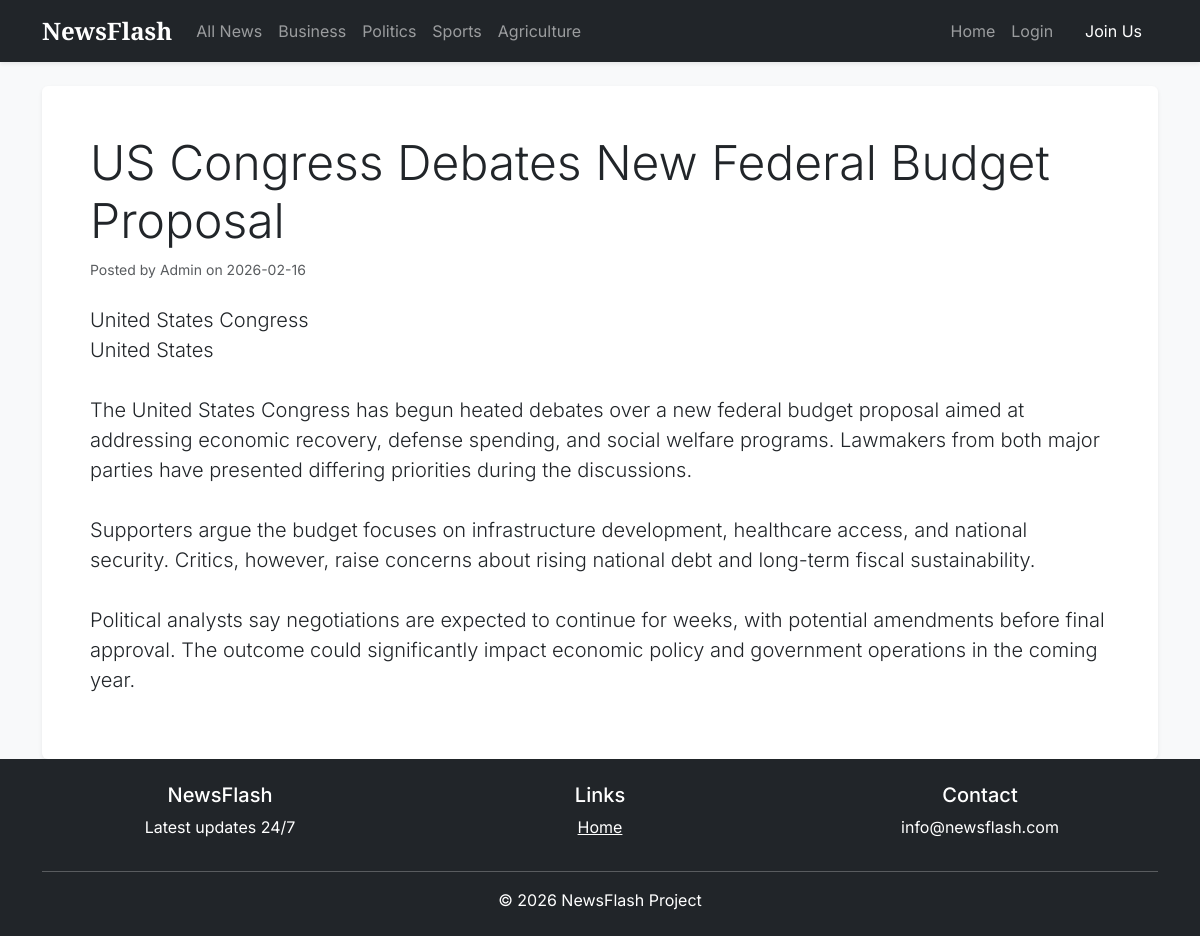
Screenshot of /post/3 with the database file from the repository.
### app/models.py (models this page shows, shortened)
class Post(db.Model):
    id = db.Column(db.Integer, primary_key=True)
    title = db.Column(db.String(100), nullable=False)
    date_posted = db.Column(db.DateTime, nullable=False, default=datetime.utcnow)
    content = db.Column(db.Text, nullable=False)
    user_id = db.Column(db.Integer, db.ForeignKey('user.id'), nullable=False)
    category_id = db.Column(db.Integer, db.ForeignKey('category.id'), nullable=False)
    is_trending = db.Column(db.Boolean, default=False)

class User(db.Model, UserMixin):
    id = db.Column(db.Integer, primary_key=True)
    username = db.Column(db.String(20), unique=True, nullable=False)
    email = db.Column(db.String(120), unique=True, nullable=False)
    password = db.Column(db.String(60), nullable=False)
    is_admin = db.Column(db.Boolean, default=False)
    posts = db.relationship('Post', backref='author', lazy=True)

### app/routes.py (the view)
@main_bp.route("/post/<int:post_id>")
def post(post_id):
    post = Post.query.get_or_404(post_id)
    return render_template('post.html', title=post.title, post=post)

### app/templates/post.html (shortened to what this page needs)
{% extends "layout.html" %}
{% block content %}
<article class="bg-white p-5 rounded shadow-sm">
    <div class="mb-4">
        <h1 class="display-5">{{ post.title }}</h1>
        <small class="text-muted">Posted by {{ post.author.username }} on {{ post.date_posted.strftime('%Y-%m-%d') }}</small>
    </div>
    <p class="lead" style="white-space: pre-wrap;">{{ post.content }}</p>
</article>
{% endblock %}

### app/templates/layout.html (style rules this page uses)
body { font-family: 'Inter', sans-serif; }

### rows the page displays
Post: title "US Congress Debates New Federal Budget Proposal", date_posted "2026-02-16", content "United States Congress United States The United States Congress has begun heated debates over a new federal budget proposal aimed at addressing economic recovery, defense spending, and social welfare programs. Lawmakers from both major parties have presented differing priorities during the discussions. Supporters argue the budget focuses on infrastructure development, healthcare access, and national security. Critics, however, raise concerns about rising national debt and long-term fiscal sustainability. Political analysts say negotiations are expected to continue for weeks, with potential amendments before final approval. The outcome could significantly impact economic policy and…"
User: author.username "Admin"
